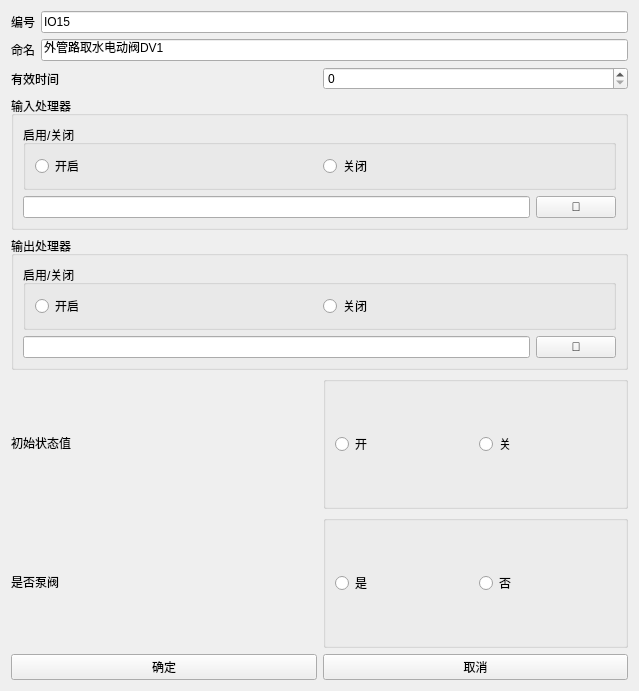
<?xml version="1.0" encoding="UTF-8"?>
<ui version="4.0">
 <class>SIVariantEditDialog</class>
 <widget class="QWidget" name="SIVariantEditDialog">
  <property name="geometry">
   <rect>
    <x>0</x>
    <y>0</y>
    <width>639</width>
    <height>691</height>
   </rect>
  </property>
  <property name="windowTitle">
   <string>Form</string>
  </property>
  <layout class="QVBoxLayout" name="verticalLayout_4">
   <item>
    <layout class="QVBoxLayout" name="verticalLayout_3">
     <item>
      <layout class="QHBoxLayout" name="horizontalLayout_3">
       <item>
        <widget class="QLabel" name="label">
         <property name="text">
          <string>编号</string>
         </property>
        </widget>
       </item>
       <item>
        <widget class="QLineEdit" name="lineEdit">
         <property name="text">
          <string>IO15</string>
         </property>
        </widget>
       </item>
      </layout>
     </item>
     <item>
      <layout class="QHBoxLayout" name="horizontalLayout_4">
       <item>
        <widget class="QLabel" name="label_2">
         <property name="text">
          <string>命名</string>
         </property>
        </widget>
       </item>
       <item>
        <widget class="QLineEdit" name="lineEdit_2">
         <property name="text">
          <string>外管路取水电动阀DV1</string>
         </property>
        </widget>
       </item>
      </layout>
     </item>
     <item>
      <layout class="QHBoxLayout" name="horizontalLayout_5">
       <item>
        <widget class="QLabel" name="label_3">
         <property name="text">
          <string>有效时间</string>
         </property>
        </widget>
       </item>
       <item>
        <widget class="QSpinBox" name="spinBox"/>
       </item>
      </layout>
     </item>
     <item>
      <widget class="QGroupBox" name="groupBox">
       <property name="title">
        <string>输入处理器</string>
       </property>
       <layout class="QVBoxLayout" name="verticalLayout">
        <item>
         <widget class="QGroupBox" name="groupBox_2">
          <property name="title">
           <string>启用/关闭</string>
          </property>
          <layout class="QHBoxLayout" name="horizontalLayout_7">
           <item>
            <widget class="QRadioButton" name="radioButton">
             <property name="text">
              <string>开启</string>
             </property>
            </widget>
           </item>
           <item>
            <widget class="QRadioButton" name="radioButton_2">
             <property name="text">
              <string>关闭</string>
             </property>
            </widget>
           </item>
          </layout>
         </widget>
        </item>
        <item>
         <layout class="QHBoxLayout" name="horizontalLayout">
          <item>
           <widget class="QLineEdit" name="lineEdit_3">
            <property name="text">
             <string/>
            </property>
           </widget>
          </item>
          <item>
           <widget class="QPushButton" name="btn_input_brower">
            <property name="text">
             <string>🔭</string>
            </property>
           </widget>
          </item>
         </layout>
        </item>
       </layout>
      </widget>
     </item>
     <item>
      <widget class="QGroupBox" name="groupBox_3">
       <property name="title">
        <string>输出处理器</string>
       </property>
       <layout class="QVBoxLayout" name="verticalLayout_2">
        <item>
         <widget class="QGroupBox" name="groupBox_4">
          <property name="title">
           <string>启用/关闭</string>
          </property>
          <layout class="QHBoxLayout" name="horizontalLayout_6">
           <item>
            <widget class="QRadioButton" name="radioButton_3">
             <property name="text">
              <string>开启</string>
             </property>
            </widget>
           </item>
           <item>
            <widget class="QRadioButton" name="radioButton_4">
             <property name="text">
              <string>关闭</string>
             </property>
            </widget>
           </item>
          </layout>
         </widget>
        </item>
        <item>
         <layout class="QHBoxLayout" name="horizontalLayout_2">
          <item>
           <widget class="QLineEdit" name="lineEdit_4">
            <property name="text">
             <string/>
            </property>
           </widget>
          </item>
          <item>
           <widget class="QPushButton" name="btn_output_brower">
            <property name="text">
             <string>🔭</string>
            </property>
           </widget>
          </item>
         </layout>
        </item>
       </layout>
      </widget>
     </item>
     <item>
      <layout class="QHBoxLayout" name="horizontalLayout_9">
       <item>
        <widget class="QLabel" name="label_4">
         <property name="text">
          <string>初始状态值</string>
         </property>
        </widget>
       </item>
       <item>
        <widget class="QGroupBox" name="groupBox_5">
         <property name="title">
          <string/>
         </property>
         <layout class="QHBoxLayout" name="horizontalLayout_8">
          <item>
           <widget class="QRadioButton" name="radioButton_5">
            <property name="text">
             <string>开</string>
            </property>
           </widget>
          </item>
          <item>
           <widget class="QRadioButton" name="radioButton_6">
            <property name="text">
             <string>关</string>
            </property>
           </widget>
          </item>
         </layout>
        </widget>
       </item>
      </layout>
     </item>
     <item>
      <layout class="QHBoxLayout" name="horizontalLayout_10">
       <item>
        <widget class="QLabel" name="label_5">
         <property name="text">
          <string>是否泵阀</string>
         </property>
        </widget>
       </item>
       <item>
        <widget class="QGroupBox" name="groupBox_6">
         <property name="title">
          <string/>
         </property>
         <layout class="QHBoxLayout" name="horizontalLayout_11">
          <item>
           <widget class="QRadioButton" name="radioButton_7">
            <property name="text">
             <string>是</string>
            </property>
           </widget>
          </item>
          <item>
           <widget class="QRadioButton" name="radioButton_8">
            <property name="text">
             <string>否</string>
            </property>
           </widget>
          </item>
         </layout>
        </widget>
       </item>
      </layout>
     </item>
    </layout>
   </item>
   <item>
    <layout class="QHBoxLayout" name="horizontalLayout_12">
     <item>
      <widget class="QPushButton" name="btn_ok">
       <property name="text">
        <string>确定</string>
       </property>
      </widget>
     </item>
     <item>
      <widget class="QPushButton" name="btn_cancel">
       <property name="text">
        <string>取消</string>
       </property>
      </widget>
     </item>
    </layout>
   </item>
  </layout>
 </widget>
 <resources/>
 <connections/>
</ui>
